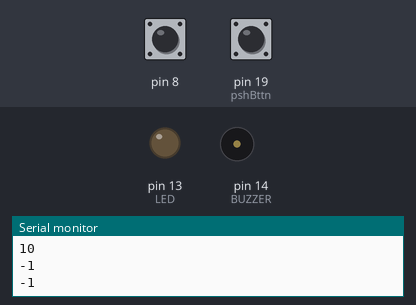
Bench run of a sketch on a simulated Arduino Uno, built with avr-gcc and run on an emulated ATmega328P. Shown: output pins drawn as LEDs (lit = HIGH), buzzer (waves = sounding, pin HIGH), the last lines printed to the serial monitor. Inputs (shaded band) come from the test bench; at power-on: pin 19 (pshBttn) LOW, pin 8 HIGH.

Above: at 7.2 s.
7.3 s: pin 19 (pshBttn) pulsed HIGH 2 times (0.12 s each, 0.3 s apart)
9.4 s: pin 8 pulled LOW for 3.2 s
At 10.0 s:
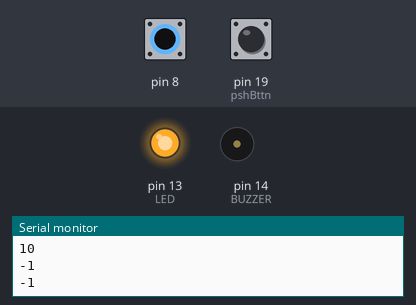
Timing chart, 0 to 14.1 s (numbered marks = the images above; inputs shaded):
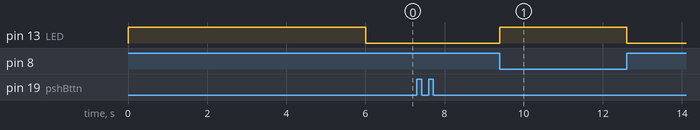

Measured:
- after the input at 9.4 s, pin 13 (LED): LOW → HIGH at once, → LOW 3.2 s later

The sketch:

Lab07.ino
```cpp
#include <CapacitiveSensor.h>
#include <Bounce2.h> // import Bounce2

int BUZZER = 14;
int LED = 13;

int RCVSNSR = 8;
int SNDSNSR = 10;

int pshBttn = 19;
Bounce pushButton = Bounce();

bool adjustTone = false;

int sensorMin = 1023;  // minimum sensor value
int sensorMax = 0;     // maximum sensor value
int sensorValue;

long lastTime = millis();
int delayTime = 3000;

CapacitiveSensor sensor = CapacitiveSensor(SNDSNSR, RCVSNSR);

void setup() {
  Serial.begin(9600);
  pinMode(LED, OUTPUT);
  pinMode(BUZZER, OUTPUT);
  pinMode(pshBttn, INPUT);

  // attach pbs pin to bounce object
  pushButton.attach(pshBttn);
  pushButton.interval(5);

  calibrateSensor();
}

void loop() {
  // update bounce object
  pushButton.update();

  sensorValue = sensor.capacitiveSensor(30);

  if (pushButton.fell() == true) {
    adjustTone = !adjustTone;
    if (adjustTone){
      Serial.println("Adjusting Tone");
    } else {
      Serial.println("Adjusting Volume");
    }
  }

  int freq = map(sensorValue, sensorMin, sensorMax, 0, 1000);
  int val = map(sensorValue, sensorMin, sensorMax, 0, 255);
  if ((millis() - lastTime) > delayTime){
    Serial.println("Reading and mapped");
    Serial.println(sensorValue);
    Serial.println(freq);
    Serial.println(val);
    Serial.println();
    lastTime = millis();
  }

  val = sensorValue;
  freq = sensorValue;

  if(adjustTone){
    //tone(BUZZER, freq);
  } else {
    //analogWrite(BUZZER, val);
  }
  analogWrite(LED, val);
}

void calibrateSensor() {
  digitalWrite(LED, HIGH);

  // calibrate during the first five seconds
  while (millis() < 6000) {
    sensorValue = sensor.capacitiveSensor(30);

    // record the maximum sensor value
    if (sensorValue > sensorMax) {
      sensorMax = sensorValue;
    }

    // record the minimum sensor value
    if (sensorValue < sensorMin) {
      sensorMin = sensorValue;
    }
  }

  // signal the end of the calibration period
  digitalWrite(LED, LOW);
  Serial.println("Max Min");
  Serial.println(sensorMin);
  Serial.println(sensorMax);
  Serial.println();
}
```
